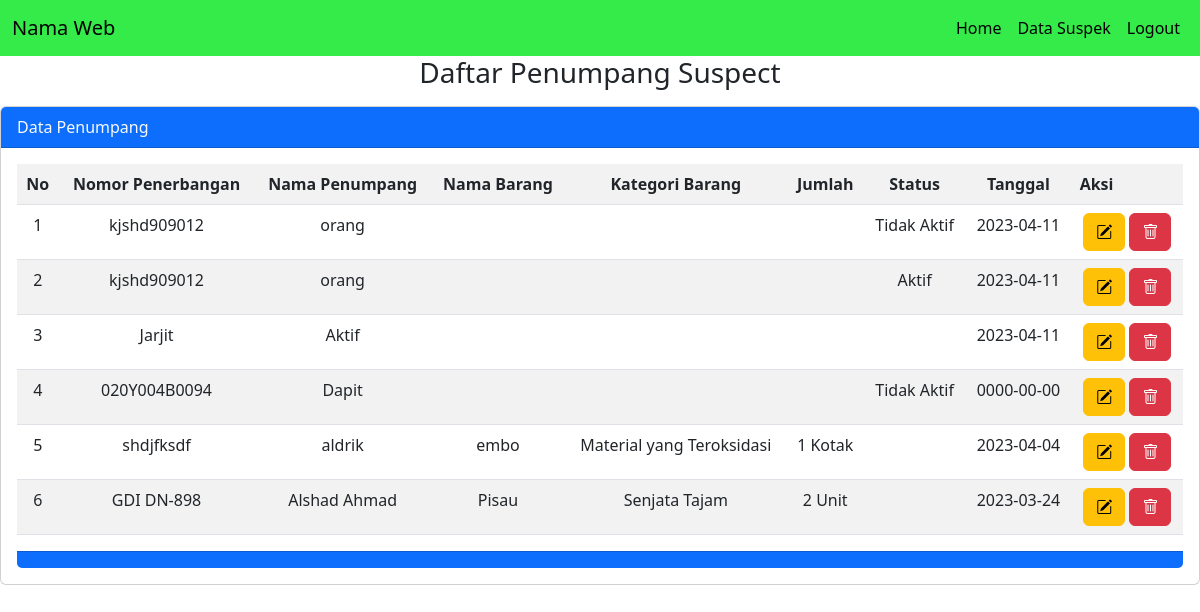
Page /suspek.php (signed in) on the earlier database version.
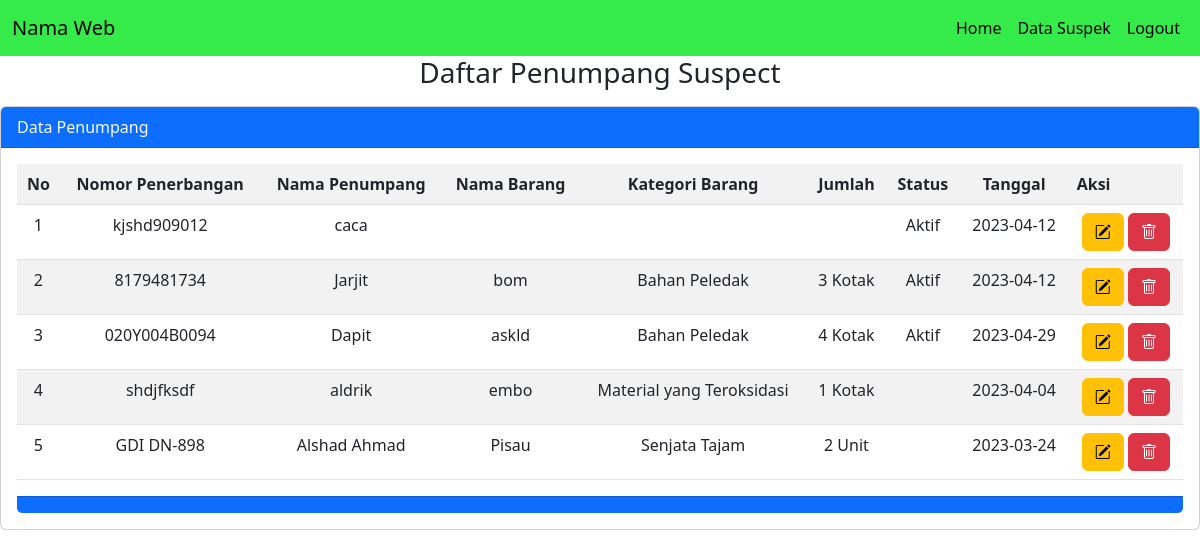
Same page on the later database version.
### tables this page shows
CREATE TABLE `tb_suspek` (
  `id_suspek` int(11) NOT NULL,
  `nomor_penerbangan` varchar(100) NOT NULL,
  `nama_penumpang` varchar(100) NOT NULL,
  `nama_barang` varchar(100) NOT NULL,
  `kategori_barang` varchar(100) NOT NULL,
  `jumlah` varchar(11) NOT NULL,
  `satuan` varchar(100) NOT NULL,
  `tanggal` date NOT NULL DEFAULT current_timestamp(),
  `tanggal_simpan` timestamp NOT NULL DEFAULT current_timestamp() ON UPDATE current_timestamp(),
  `status` varchar(100) NOT NULL
);

### suspek.php (the view, shortened to what this page needs)
<?php
    include 'db.php';
?>
<!doctype html>
<html lang="en">
  <head>
    <link href="https://cdn.jsdelivr.net/npm/bootstrap@5.3.0-alpha2/dist/css/bootstrap.min.css" rel="stylesheet">
    <link rel="stylesheet" href="https://cdn.jsdelivr.net/npm/bootstrap-icons@1.10.4/font/bootstrap-icons.css">
  </head>
  <body>
    <nav class="navbar navbar-expand-lg" style="background-color: #34eb49;">
  <div class="container-fluid">
    <a class="navbar-brand" href="#">Nama Web</a>
    <div class="collapse navbar-collapse" id="navbarSupportedContent">
      <ul class="navbar-nav ml-auto ms-auto">
        <li class="nav-item">
          <a class="nav-link active" aria-current="page" href="dashboard.php">Home</a>
        </li>
        <li class="nav-item">
          <a class="nav-link active" aria-current="page" href="suspek.php">Data Suspek</a>
        </li>
        <li class="nav-item">
          <a class="nav-link active" aria-current="page" href="logout.php">Logout</a>
        </li>
      </ul>
    </div>
  </div>
</nav>
    <div class="container">
        <h3 class="text-center">Daftar Penumpang Suspect</h3>
                    </div>
                <div class="card mt-3">
                    <div class="card-header bg-primary text-light">
                        Data Penumpang
                    </div>
                    <div class="card-body">
                        <div class="table-responsive">
                        <table class="table table-striped table-hover">
                            <tr>
                                <th class="text-center">No</th>
                                <th class="text-center">Nomor Penerbangan</th>
                                <th class="text-center">Nama Penumpang</th>
                                <th class="text-center">Nama Barang</th>
                                <th class="text-center">Kategori Barang</th>
                                <th class="text-center">Jumlah</th>
                                <th class="text-center">Status</th>
                                <th class="text-center">Tanggal</th>
                                <th>Aksi</th>
                        </tr>
                            <?php
                            $no = 1;
                            if(isset($_POST['bcari'])){
                                $keyword = $_POST['tcari'];
                                $q= "SELECT * FROM tb_suspek WHERE CONCAT('',nomor_penerbangan,nama_penumpang,nama_barang,tanggal) like '%$keyword%' order BY id_suspek DESC;";
                            }
                            else{
                                $q = "SELECT * FROM tb_suspek order by id_suspek DESC";
                            }
                            $tampil = mysqli_query($conn, $q);
                            while($data = mysqli_fetch_array($tampil)) {
                            ?>
                            <tr>
                                <td class="text-center"><?= $no++ ?></td>
                                <td class="text-center"><?= $data['nomor_penerbangan'] ?></td>
                                <td class="text-center"><?= $data['nama_penumpang'] ?></td>
                                <td class="text-center"><?= $data['nama_barang'] ?></td>
                                <td class="text-center"><?= $data['kategori_barang'] ?></td>
                                <td class="text-center"><?= $data['jumlah'] ?> <?= $data['satuan'] ?></td>
                                <td class="text-center"><?= $data['status'] ?></td>
                                <td class="text-center"><?= $data['tanggal']?></td>
                                <td class="text-center">
                                <a href="edit-data-suspek.php?id=<?php echo $data['id_suspek'] ?>"><button class="btn btn-warning bi bi-pencil-square" name="bedit" type="submit"></button></a>
                                <a href="hapus.php?idp=<?php echo $data['id_suspek'] ?>" onclick="return confirm('Yakin ingin menghapus ?')"><button class="btn btn-danger bi bi-trash" name="bedit" type="submit"></button></a>
                                </td>
                            </tr>
                            <?php } ?>
                        </table>
                    </div>
                    <div class="card-footer bg-primary">
                    </div>
                </div>
     </div>
  </body>
</html>

Differences in the rows shown:
removed tb_suspek: nomor_penerbangan "kjshd909012", nama_penumpang "orang", status "Tidak Aktif", tanggal "2023-04-11"
removed tb_suspek: nomor_penerbangan "kjshd909012", nama_penumpang "orang", status "Aktif", tanggal "2023-04-11"
removed tb_suspek: nomor_penerbangan "Jarjit", nama_penumpang "Aktif", tanggal "2023-04-11"
added tb_suspek: nomor_penerbangan "kjshd909012", nama_penumpang "caca", status "Aktif", tanggal "2023-04-12"
added tb_suspek: nomor_penerbangan "8179481734", nama_penumpang "Jarjit", nama_barang "bom", kategori_barang "Bahan Peledak", jumlah "3", satuan "Kotak", status "Aktif", tanggal "2023-04-12"
changed tb_suspek "Dapit": nama_barang (not shown) → "askld"; kategori_barang (not shown) → "Bahan Peledak"; jumlah (not shown) → "4"; satuan (not shown) → "Kotak"; status "Tidak Aktif" → "Aktif"; tanggal "0000-00-00" → "2023-04-29"
